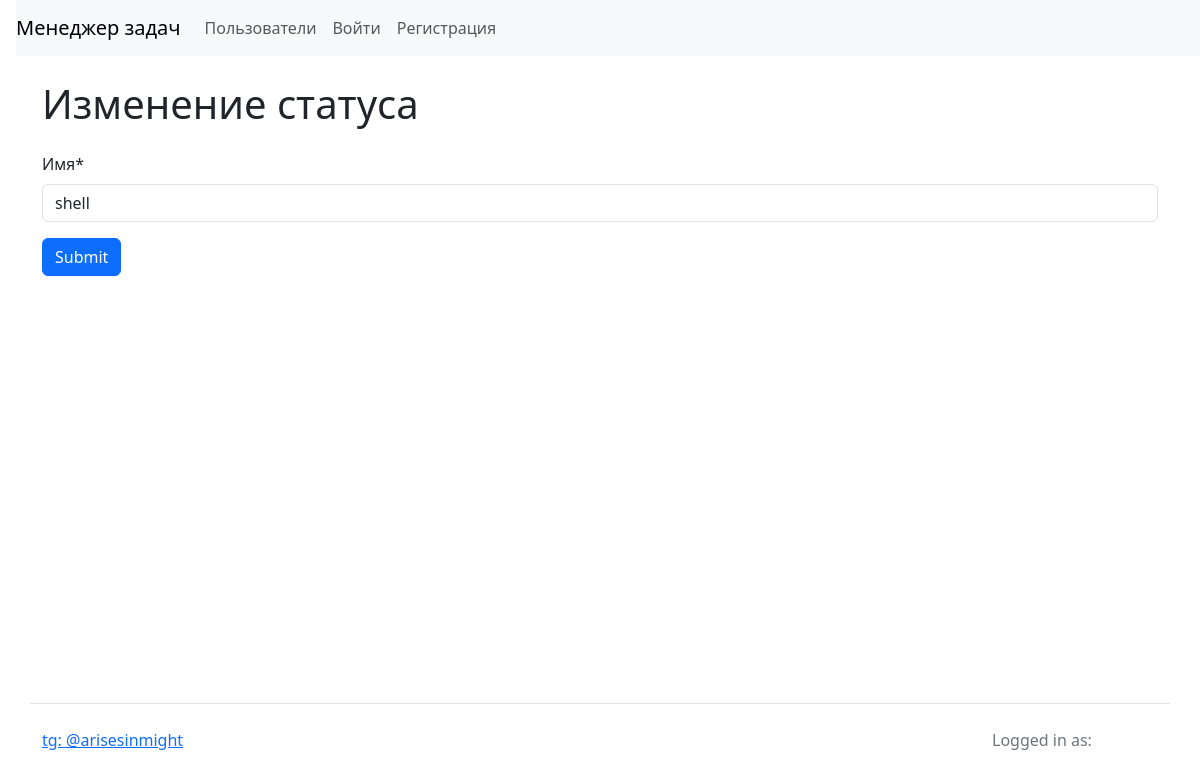
The page /statuses/2/update/ on the database as committed earlier.
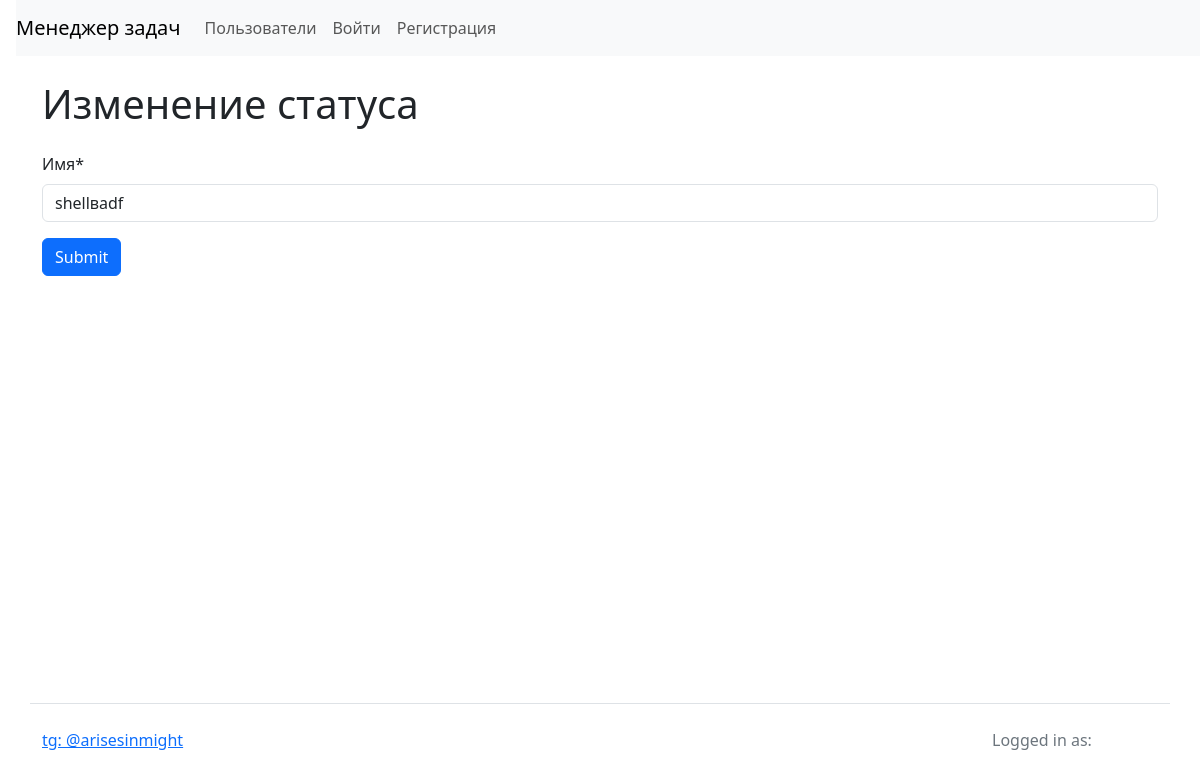
The same page on the database as committed later.
### task_manager/statuses/models.py (models this page shows, shortened)
class Status(models.Model):
    name = models.CharField(max_length=150)
    created_at = models.DateTimeField(auto_now_add=True)

### task_manager/statuses/views.py (the view)
# urls.py: path('<int:pk>/update/', views.StatusUpdateView.as_view(), name='status_update'),
class StatusUpdateView(LoginRequired, SuccessMessageMixin, UpdateView):
    model = Status
    form_class = StatusForm
    success_url = reverse_lazy('statuses_index')
    template_name = 'statuses/status_update.html'
    success_message = _('Status successfully updated')

### task_manager/statuses/forms.py
class StatusForm(ModelForm):
    name = forms.CharField(
        label=_('Name'),
        widget=forms.TextInput(attrs={'placeholder': _('Name')})
    )
    class Meta:
        model = Status
        fields = ['name']

### task_manager/templates/statuses/status_update.html (shortened to what this page needs)
{% extends "base.html" %}
{% block content %}
{% load i18n %}
{% load crispy_forms_tags %}
<h1 class="my-4">{% trans 'Edit status' %}</h1>
<form action="{% url 'status_update' pk=status.id %}" method="post">
    {{ form|crispy }}
    <input class="btn btn-primary" type="submit" value="{% trans 'Submit' %}">
</form>
{% endblock %}

Rows that differ between the two databases and show on the page:
changed Status: name "shell" → "shellваdf"
